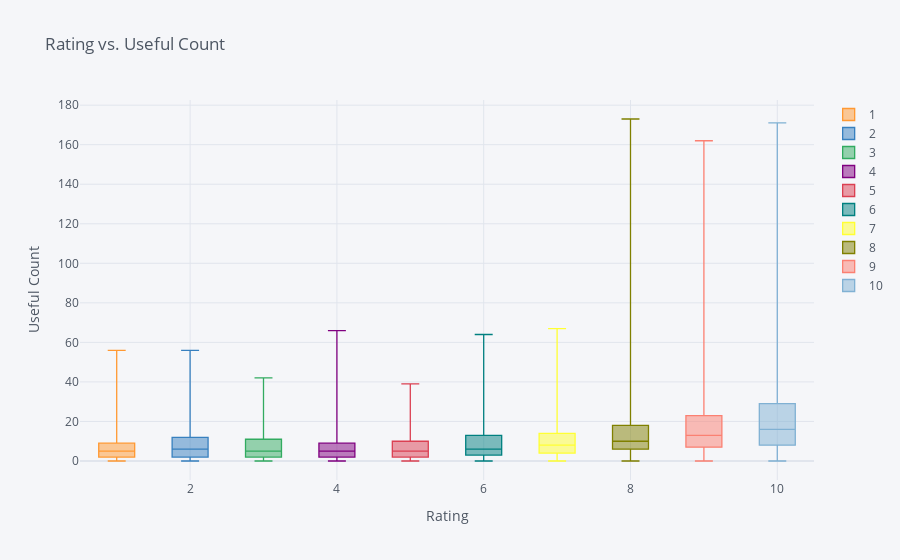

The code cell stored with this chart in its notebook:
### Markdown cell above
### It is possible that as useful counts increase, so does rating. However, the relationship appears to be quite weak.

### Code cell
acne.pivot_table(index=acne.index,values='usefulCount', columns='rating').iplot(kind='box',
                                                                             title='Rating vs. Useful Count',
                                                                              xTitle='Rating',
                                                                              yTitle='Useful Count')

### Figure 1 — Plotly figure (JSON) as saved in the notebook; plotly's stock layout.template omitted (floating-point values rounded to 4 significant figures; data arrays with more than 128 entries replaced by an {"elided": "..."} marker saying what was removed)
{"data": [{"boxpoints": false, "line": {"width": 1.3}, "marker": {"color": "rgba(255, 153, 51, 1.0)"}, "name": "1", "orientation": "v", "type": "box", "y": {"elided": "5588 int values"}}, {"boxpoints": false, "line": {"width": 1.3}, "marker": {"color": "rgba(55, 128, 191, 1.0)"}, "name": "2", "orientation": "v", "type": "box", "y": {"elided": "5588 int values"}}, {"boxpoints": false, "line": {"width": 1.3}, "marker": {"color": "rgba(50, 171, 96, 1.0)"}, "name": "3", "orientation": "v", "type": "box", "y": {"elided": "5588 int values"}}, {"boxpoints": false, "line": {"width": 1.3}, "marker": {"color": "rgba(128, 0, 128, 1.0)"}, "name": "4", "orientation": "v", "type": "box", "y": {"elided": "5588 int values"}}, {"boxpoints": false, "line": {"width": 1.3}, "marker": {"color": "rgba(219, 64, 82, 1.0)"}, "name": "5", "orientation": "v", "type": "box", "y": {"elided": "5588 int values"}}, {"boxpoints": false, "line": {"width": 1.3}, "marker": {"color": "rgba(0, 128, 128, 1.0)"}, "name": "6", "orientation": "v", "type": "box", "y": {"elided": "5588 int values"}}, {"boxpoints": false, "line": {"width": 1.3}, "marker": {"color": "rgba(255, 255, 51, 1.0)"}, "name": "7", "orientation": "v", "type": "box", "y": {"elided": "5588 int values"}}, {"boxpoints": false, "line": {"width": 1.3}, "marker": {"color": "rgba(128, 128, 0, 1.0)"}, "name": "8", "orientation": "v", "type": "box", "y": {"elided": "5588 int values"}}, {"boxpoints": false, "line": {"width": 1.3}, "marker": {"color": "rgba(251, 128, 114, 1.0)"}, "name": "9", "orientation": "v", "type": "box", "y": {"elided": "5588 int values"}}, {"boxpoints": false, "line": {"width": 1.3}, "marker": {"color": "rgba(128, 177, 211, 1.0)"}, "name": "10", "orientation": "v", "type": "box", "y": {"elided": "5588 int values"}}], "layout": {"legend": {"bgcolor": "#F5F6F9", "font": {"color": "#4D5663"}}, "paper_bgcolor": "#F5F6F9", "plot_bgcolor": "#F5F6F9", "title": {"font": {"color": "#4D5663"}, "text": "Rating vs. Useful Count"}, "xaxis": {"gridcolor": "#E1E5ED", "showgrid": true, "tickfont": {"color": "#4D5663"}, "title": {"font": {"color": "#4D5663"}, "text": "Rating"}, "zerolinecolor": "#E1E5ED"}, "yaxis": {"gridcolor": "#E1E5ED", "showgrid": true, "tickfont": {"color": "#4D5663"}, "title": {"font": {"color": "#4D5663"}, "text": "Useful Count"}, "zerolinecolor": "#E1E5ED"}}}
